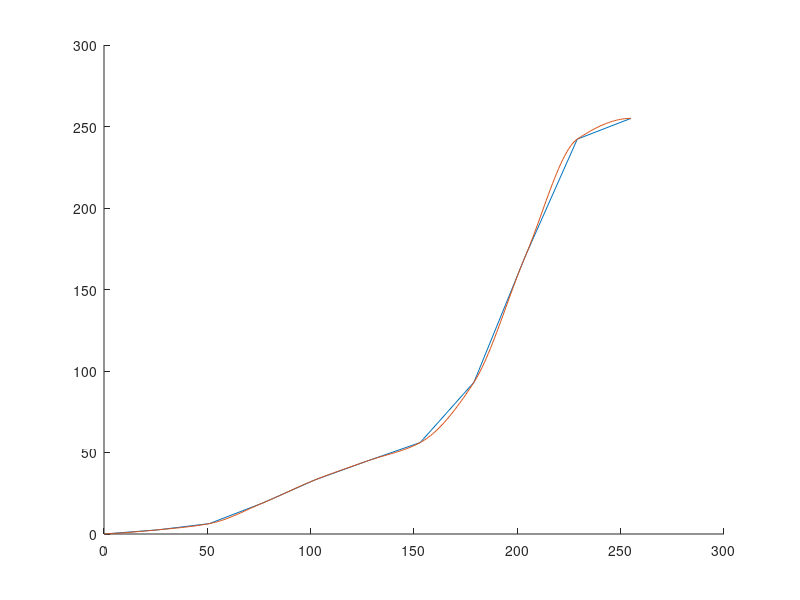

The MATLAB script that drew this image:
clear all
clf

x1 = round([0:10:100]'.*(255/100));
y1 = [0 1 2.5 7.5 13 17.5 22 36.5 67 95 100]'.*(255/100);

x2 = [0:1:255]';
y2 = interp1(x1, y1, x2, 'cubic');

hold on
plot(x1, y1)
plot(x2, y2)

f = round(y2)